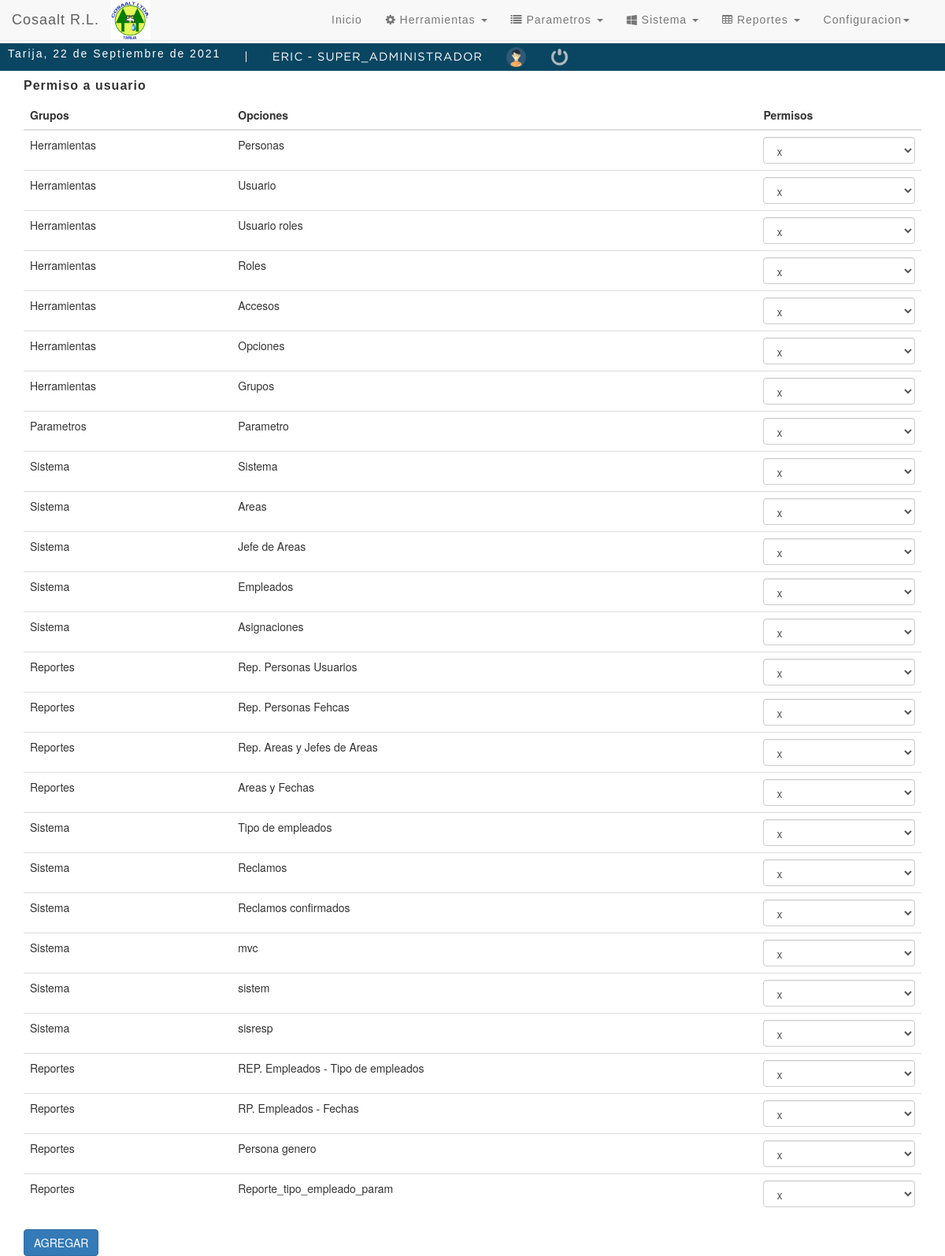
Screenshot of /tablaSeguridad/acceso_list.php (signed in) with the database file from the repository.
### tables this page shows
CREATE TABLE `sistema_reclamos` (
  `id_sistema_reclamo` int(11) NOT NULL,
  `nombre` varchar(45) NOT NULL,
  `nombre_creador` varchar(45) NOT NULL,
  `logo` varchar(200) NOT NULL,
  `fec_insercion` timestamp NOT NULL DEFAULT current_timestamp() ON UPDATE current_timestamp(),
  `fec_modificacion` timestamp NOT NULL DEFAULT current_timestamp() ON UPDATE current_timestamp(),
  `usuario` int(11) NOT NULL,
  `estado` char(1) NOT NULL
);

CREATE TABLE `grupos` (
  `id_grupo` int(11) NOT NULL,
  `grupo` varchar(100) NOT NULL,
  `icono` varchar(200) NOT NULL,
  `fec_insercion` timestamp NOT NULL DEFAULT current_timestamp() ON UPDATE current_timestamp(),
  `fec_modificacion` timestamp NOT NULL DEFAULT current_timestamp() ON UPDATE current_timestamp(),
  `usuario` int(11) NOT NULL,
  `gr_estado` char(1) NOT NULL
);

CREATE TABLE `opciones` (
  `id_opcion` int(11) NOT NULL,
  `id_grupo` int(11) NOT NULL,
  `nombre` varchar(100) NOT NULL,
  `op_url` varchar(200) NOT NULL,
  `mostrar` varchar(20) NOT NULL,
  `orden` int(100) NOT NULL,
  `fec_insercion` timestamp NOT NULL DEFAULT current_timestamp() ON UPDATE current_timestamp(),
  `fec_modificacion` timestamp NOT NULL DEFAULT current_timestamp() ON UPDATE current_timestamp(),
  `usuario` int(11) NOT NULL,
  `op_estado` char(1) NOT NULL
);

### tablaSeguridad/acceso_list.php (the view, shortened to what this page needs)
<!DOCTYPE html>
<html>
<?php require_once "thead.php";
include_once '../conexion.php';
?>
<body>
	<?php require_once "../menu.php"; ?>
	<div class="container">
		<div class="row">
			<div class="col-md-12">
				<h4>Permiso a usuario</h4>
				<form method="post" action="acceso_db.php">
					<table class="table">
						<thead>
							<tr>
								<th>Grupos</th>
								<th>Opciones</th>
								<th>Permisos</th>
							</tr>
						</thead>
						<tbody>
							<?php
							$menul = "SELECT * from opciones
		 INNER JOIN grupos  ON grupos.id_grupo=opciones.id_grupo
		 where opciones.op_estado=1";
							$menuli = mysqli_query($con, $menul);
							while ($mdata = mysqli_fetch_assoc($menuli)) {
							?>
								<tr>
									<td><?php echo $mdata['grupo']; ?></td>
									<td><?php echo $mdata['nombre']; ?></td>
									<td>
										<select name="permisos" class="form-control">
											<option value="x">x</option>
										</select>
									</td>
								</tr>
							<?php
							}
							?>
						</tbody>
					</table>
					<input type="submit" name="accesosubmit" class="btn btn-primary" value="AGREGAR">
				</form>
			</div>
		</div>
	</div>
	<?php require_once "thefott.php"; ?>
</body>
</html>

### menu.php (shortened to what this page needs)
<?php
function fechaC()
{
  $mes = array(
    "", "Enero",
    "Febrero",
    "Marzo",
    "Abril",
    "Mayo",
    "Junio",
    "Julio",
    "Agosto",
    "Septiembre",
    "Octubre",
    "Noviembre",
    "Diciembre"
  );
  return date('d') . " de " . $mes[date('n')] . " de " . date('Y');
}
?>
<!DOCTYPE html>
<html lang="es">
<head>
  <link rel="stylesheet" href="styleheaderr.css">
</head>
<body>
  <div class="headerrr">
    <div class="optionsBarrr">
      <p>Tarija, <?php echo fechaC(); ?></p>
      <span>|</span>
      <span class="user"><?php echo $_SESSION['s_usuario'] . ' - ' . $_SESSION['s_rol']; ?></span>
      <img class="photouserrr" src="img/user.png" alt="Usuario">
      <a href="../login/bd/logout.php"><img class="closerr" src="img/salir.png" alt="Salir del sistema" title="Salir"></a>
    </div>
  </div>
  <nav class="navbar navbar-default navbar-fixed-top " role="navigation">
    <div class="navbar-header">
      <?php
      include '../conexion.php';
      $menulis = "SELECT * from sistema_reclamos where estado=1";
      $menulistar = mysqli_query($con, $menulis);
      $data = mysqli_fetch_assoc($menulistar);
      ?>
      <img class="img" src="../fotos/<?php echo $data['logo']; ?>" width="50" height="50">
      <a class="navbar-brand" href="#"><?php echo $data['nombre']; ?></a>
    </div>
    <div class="div">
      <div class="collapse navbar-collapse navbar-ex1-collapse">
        <ul class="nav navbar-nav navbar-right">
          <li><a href="#"></a></li>
          <li><a href="../index.php">Inicio</a></li>
          <li class="dropdown">
            <?php
            include_once 'conexion.php';
            $listargrup = "SELECT *FROM grupos WHERE gr_estado=1";
            $grupres = mysqli_query($con, $listargrup);
            while ($grupodata = mysqli_fetch_assoc($grupres)) {
              $id_grupo = $grupodata['id_grupo'];
              $accesqry = "SELECT * from accesos where id_grupo='$id_grupo' AND accesos.permisos='a'";
              $accessres = mysqli_query($con, $accesqry);
              $accessrow = mysqli_num_rows($accessres);
              if ($accessrow > 0) {
            ?>
          <li class=" dropdown">
            <a class=" dropdown-toggle" href="#" data-toggle="dropdown">
              <span> <i class="<?php echo $grupodata['icono']; ?>"></i></span> <?php echo $grupodata['grupo']; ?> <b class="caret"></b>
            </a>
          </li>
      <?php }
            } ?>
      <?php
      if ($_SESSION['s_id_rol'] == 1) {
      ?>
        <li class=" dropdown">
          <a class="dropdown-toggle" href="#" data-toggle="dropdown">
            Configuracion<b class="caret"></b>
          </a>
        </li>
      <?php } ?>
        </ul>
      </div>
  </nav>

### tablaSeguridad/errores.css (style rules this page uses)
body { padding-top: 55px; }
.div { margin-right: 45px; margin-left: 35px; }

### tablaSeguridad/styleheaderr.css (style rules this page uses)
* { margin: 0; padding: 0; box-sizing: border-box; }
h1, h3, h4, h5, h6 { font-family: 'arial'; font-weight: bold; letter-spacing: 1px; }
h4 { font-size: 16px; }
p { font-family: 'arial'; letter-spacing: 2px; font-size: 14px; line-height: 20px; }
a { text-decoration: none; font-family: arial; letter-spacing: 1px; }
span { font-family: 'GothamBook'; letter-spacing: 1px; font-size: 14px; line-height: 20px; }
.headerrr { color: #FFF; background: #0a4661; height: 35px; display: -webkit-flex; display: -moz-flex; display: -ms-flex; display: -o-flex; display: flex; justify-content: space-between; align-items: center; padding: 10px; margin-top: 0px; }
.optionsBarrr { display: -webkit-flex; display: -moz-flex; display: -ms-flex; display: -o-flex; display: flex; justify-content: center; align-items: center; }
.optionsBarrr span { color: #FFF; font-size: 11pt; font-family: 'GothamBook'; text-transform: uppercase; margin-left: 30px; }
.photouserrr { margin-left: 30px; width: 25px; height: 25px; }
.closerr { width: 25px; height: 25px; }
.optionsBarrr a { display: -webkit-flex; display: -moz-flex; display: -ms-flex; display: -o-flex; display: flex; margin-left: 30px; }

### rows the page displays
sistema_reclamos: logo (picture), nombre "Cosaalt R.L."
grupos: grupo "Herramientas"
grupos: grupo "Parametros"
grupos: grupo "Sistema"
grupos: grupo "Reportes"
opciones: id_grupo.grupo "Herramientas", nombre "Personas"
opciones: id_grupo.grupo "Herramientas", nombre "Usuario"
opciones: id_grupo.grupo "Herramientas", nombre "Usuario roles"
opciones: id_grupo.grupo "Herramientas", nombre "Roles"
opciones: id_grupo.grupo "Herramientas", nombre "Accesos"
opciones: id_grupo.grupo "Herramientas", nombre "Opciones"
opciones: id_grupo.grupo "Herramientas", nombre "Grupos"
opciones: id_grupo.grupo "Parametros", nombre "Parametro"
opciones: id_grupo.grupo "Sistema", nombre "Sistema"
opciones: id_grupo.grupo "Sistema", nombre "Areas"
opciones: id_grupo.grupo "Sistema", nombre "Jefe de Areas"
opciones: id_grupo.grupo "Sistema", nombre "Empleados"
opciones: id_grupo.grupo "Sistema", nombre "Asignaciones"
opciones: id_grupo.grupo "Reportes", nombre "Rep. Personas Usuarios"
opciones: id_grupo.grupo "Reportes", nombre "Rep. Personas Fehcas"
opciones: id_grupo.grupo "Reportes", nombre "Rep. Areas y Jefes de Areas"
opciones: id_grupo.grupo "Reportes", nombre "Areas y Fechas"
opciones: id_grupo.grupo "Sistema", nombre "Tipo de empleados"
opciones: id_grupo.grupo "Sistema", nombre "Reclamos"
opciones: id_grupo.grupo "Sistema", nombre "Reclamos confirmados"
opciones: id_grupo.grupo "Sistema", nombre "mvc"
opciones: id_grupo.grupo "Sistema", nombre "sistem"
opciones: id_grupo.grupo "Sistema", nombre "sisresp"
opciones: id_grupo.grupo "Reportes", nombre "REP. Empleados - Tipo de empleados"
opciones: id_grupo.grupo "Reportes", nombre "RP. Empleados - Fechas"
opciones: id_grupo.grupo "Reportes", nombre "Persona genero"
opciones: id_grupo.grupo "Reportes", nombre "Reporte_tipo_empleado_param"

### other values shown
fechaC() "22 de Septiembre de 2021"
$_SESSION['s_usuario'] "ERIC"
$_SESSION['s_rol'] "SUPER_ADMINISTRADOR"
